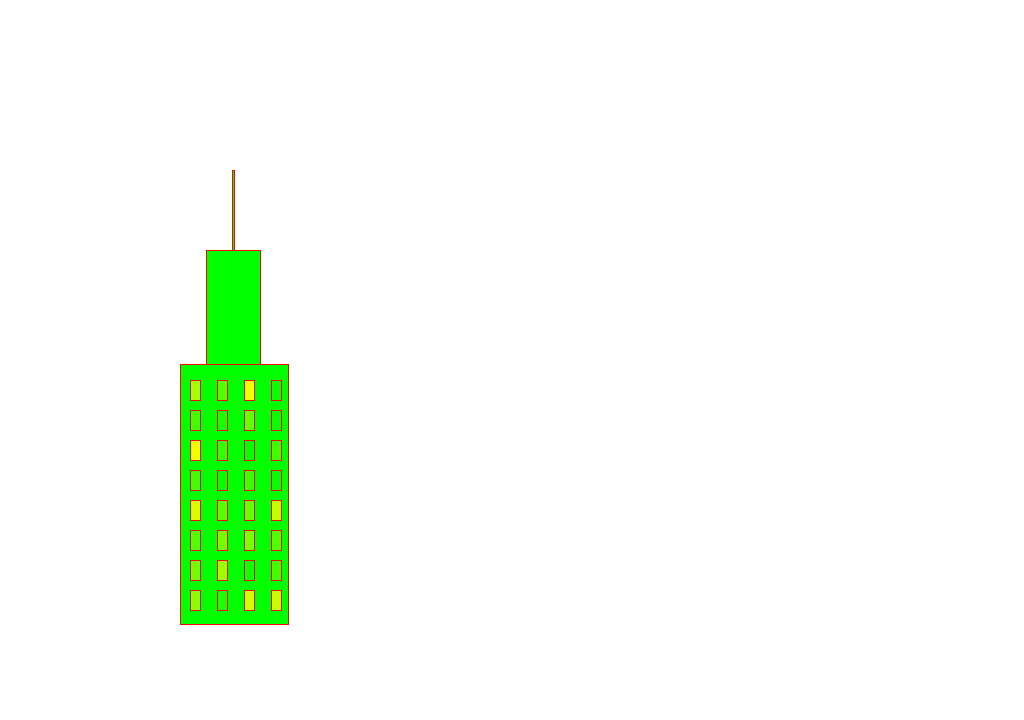
Frame 1 (no input)
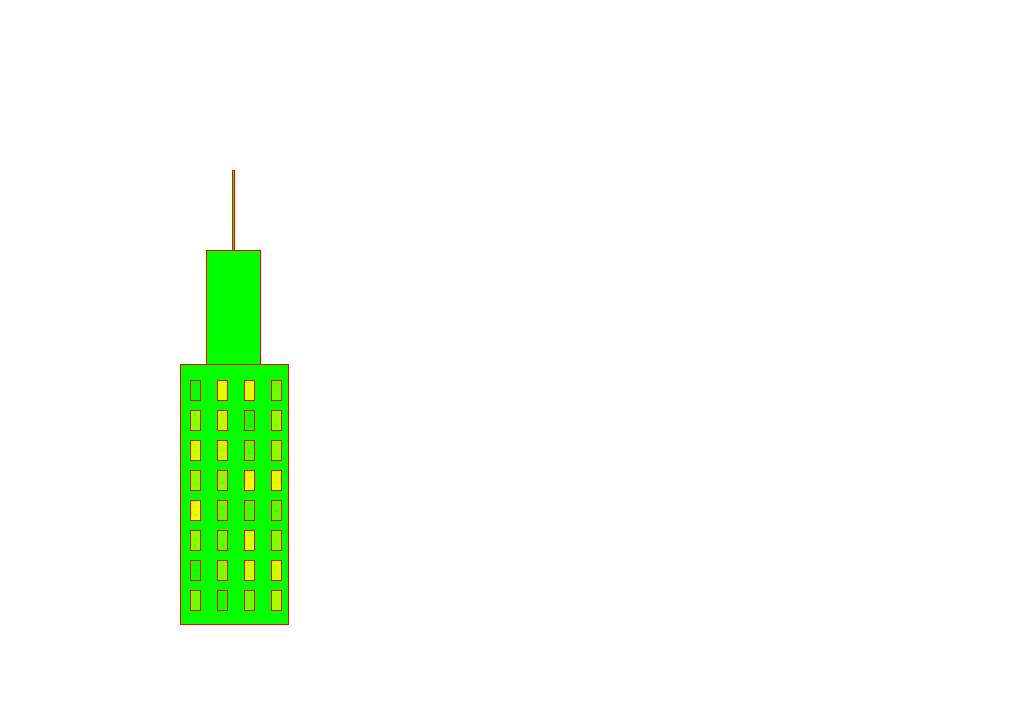
Frame 60 (the mouse pressed at the canvas centre just before this capture)
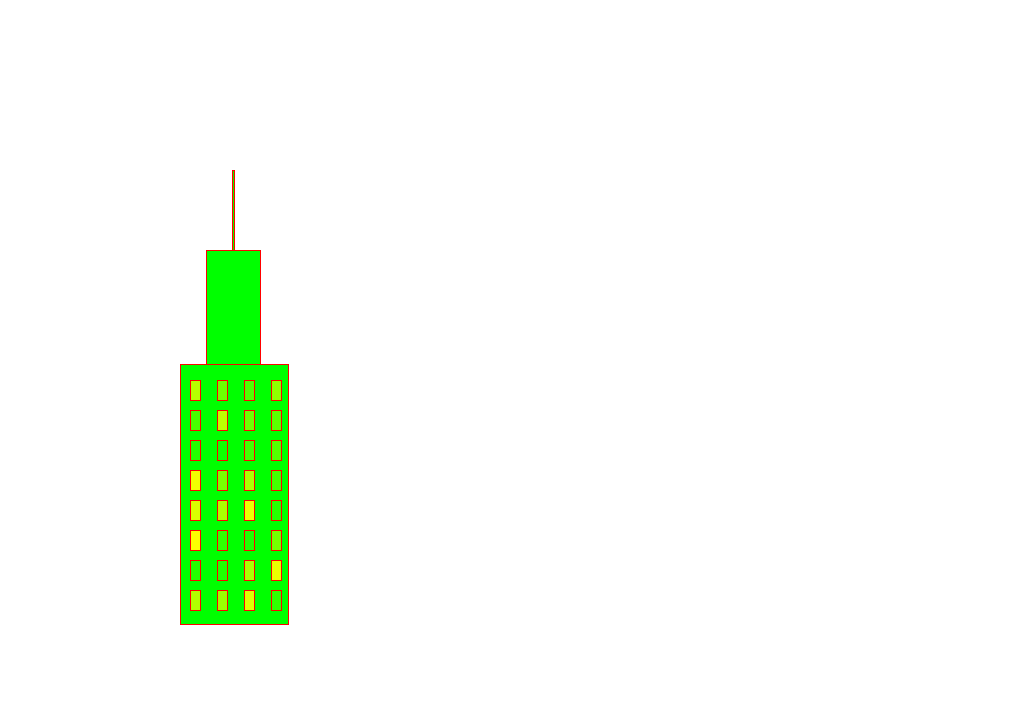
Frame 120 (the mouse held since frame 60 and released just before this capture)

The Processing sketch that drew these frames (run headless with seeded random() and noise(); from frame 60 on, the mouse is pressed at the canvas centre):

// Processing sketch: palac_kultury
// ── palac_kultury.pde
void setup(){
  size(1024, 720); 
  noStroke();
  background(255);

}
void draw(){
  
  noFill();
  int a = 2;
  //scale(2,0);
  fill(0,255,0);
  stroke(255,0,0);
  rect(90*a,182*a,54*a,130*a);
  rect((90+13)*a,125*a,27*a,57*a);
  rect(116*a,85*a,1*a,40*a);
  
  for(int c = 0; c < 4;c++){
    int x = 95*a +(25 + 2)*c;

  for(int b = 0; b< 8;b++){
    int y = (190*a) + 15*a *b; 
    fill(random(255),255,0);
    rect(x,y,5*a,10*a);
    
    }
  }
}
